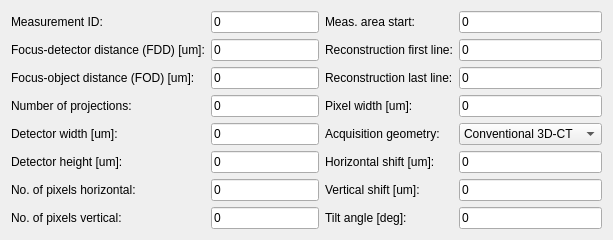
     <widget class="QWidget" name="Meas">
      <attribute name="title">
       <string>Measurement</string>
      </attribute>
      <layout class="QGridLayout" name="gridLayout_2">
       <item row="9" column="0">
        <widget class="QLabel" name="label_14">
         <property name="text">
          <string>No. of pixels vertical:</string>
         </property>
        </widget>
       </item>
       <item row="8" column="0">
        <widget class="QLabel" name="label_25">
         <property name="text">
          <string>No. of pixels horizontal:</string>
         </property>
        </widget>
       </item>
       <item row="0" column="0">
        <widget class="QLabel" name="label_9">
         <property name="text">
          <string>Measurement ID:</string>
         </property>
        </widget>
       </item>
       <item row="6" column="4">
        <widget class="QLabel" name="label_23">
         <property name="text">
          <string>Acquisition geometry:</string>
         </property>
        </widget>
       </item>
       <item row="7" column="1">
        <widget class="QLineEdit" name="MeasDetHeight">
         <property name="text">
          <string>0</string>
         </property>
        </widget>
       </item>
       <item row="8" column="5">
        <widget class="QLineEdit" name="MeasLfShiftV">
         <property name="text">
          <string>0</string>
         </property>
        </widget>
       </item>
       <item row="7" column="4">
        <widget class="QLabel" name="label_20">
         <property name="text">
          <string>Horizontal shift [um]:</string>
         </property>
        </widget>
       </item>
       <item row="2" column="1">
        <widget class="QLineEdit" name="MeasFdd">
         <property name="text">
          <string>0</string>
         </property>
        </widget>
       </item>
       <item row="5" column="1">
        <widget class="QLineEdit" name="MeasProjectionNo">
         <property name="text">
          <string>0</string>
         </property>
        </widget>
       </item>
       <item row="7" column="0">
        <widget class="QLabel" name="label_21">
         <property name="text">
          <string>Detector height [um]:</string>
         </property>
        </widget>
       </item>
       <item row="9" column="4">
        <widget class="QLabel" name="label_17">
         <property name="text">
          <string>Tilt angle [deg]:</string>
         </property>
        </widget>
       </item>
       <item row="0" column="5">
        <widget class="QLineEdit" name="MeasAreaStart">
         <property name="text">
          <string>0</string>
         </property>
        </widget>
       </item>
       <item row="9" column="1">
        <widget class="QLineEdit" name="MeasPixelsV">
         <property name="text">
          <string>0</string>
         </property>
        </widget>
       </item>
       <item row="7" column="5">
        <widget class="QLineEdit" name="MeasLfShiftH">
         <property name="text">
          <string>0</string>
         </property>
        </widget>
       </item>
       <item row="6" column="0">
        <widget class="QLabel" name="label_13">
         <property name="text">
          <string>Detector width [um]:</string>
         </property>
        </widget>
       </item>
       <item row="3" column="1">
        <widget class="QLineEdit" name="MeasFod">
         <property name="text">
          <string>0</string>
         </property>
        </widget>
       </item>
       <item row="3" column="4">
        <widget class="QLabel" name="label_16">
         <property name="text">
          <string>Reconstruction last line:</string>
         </property>
        </widget>
       </item>
       <item row="8" column="1">
        <widget class="QLineEdit" name="MeasPixelsH">
         <property name="text">
          <string>0</string>
         </property>
        </widget>
       </item>
       <item row="5" column="5">
        <widget class="QLineEdit" name="MeasPixelWidth">
         <property name="text">
          <string>0</string>
         </property>
        </widget>
       </item>
       <item row="2" column="0">
        <widget class="QLabel" name="label_10">
         <property name="text">
          <string>Focus-detector distance (FDD) [um]:</string>
         </property>
        </widget>
       </item>
       <item row="8" column="4">
        <widget class="QLabel" name="label_18">
         <property name="text">
          <string>Vertical shift [um]:</string>
         </property>
        </widget>
       </item>
       <item row="3" column="0">
        <widget class="QLabel" name="label_11">
         <property name="text">
          <string>Focus-object distance (FOD) [um]:</string>
         </property>
        </widget>
       </item>
       <item row="6" column="1">
        <widget class="QLineEdit" name="MeasDetWidth">
         <property name="text">
          <string>0</string>
         </property>
        </widget>
       </item>
       <item row="5" column="0">
        <widget class="QLabel" name="label_12">
         <property name="text">
          <string>Number of projections:</string>
         </property>
        </widget>
       </item>
       <item row="0" column="4">
        <widget class="QLabel" name="label_15">
         <property name="text">
          <string>Meas. area start:</string>
         </property>
        </widget>
       </item>
       <item row="0" column="1">
        <widget class="QLineEdit" name="MeasMeasId">
         <property name="text">
          <string>0</string>
         </property>
        </widget>
       </item>
       <item row="9" column="5">
        <widget class="QLineEdit" name="MeasLfTiltAngle">
         <property name="text">
          <string>0</string>
         </property>
        </widget>
       </item>
       <item row="2" column="5">
        <widget class="QLineEdit" name="MeasRecoLineStart">
         <property name="text">
          <string>0</string>
         </property>
        </widget>
       </item>
       <item row="5" column="4">
        <widget class="QLabel" name="label_22">
         <property name="text">
          <string>Pixel width [um]:</string>
         </property>
        </widget>
       </item>
       <item row="2" column="4">
        <widget class="QLabel" name="label_24">
         <property name="text">
          <string>Reconstruction first line:</string>
         </property>
        </widget>
       </item>
       <item row="3" column="5">
        <widget class="QLineEdit" name="MeasRecoLineEnd">
         <property name="text">
          <string>0</string>
         </property>
        </widget>
       </item>
       <item row="6" column="5">
        <widget class="QComboBox" name="MeasUiAcquisitionGeom">
         <item>
          <property name="text">
           <string>Conventional 3D-CT</string>
          </property>
         </item>
         <item>
          <property name="text">
           <string>Swing laminography</string>
          </property>
         </item>
         <item>
          <property name="text">
           <string>Spiral 3D-CT helix</string>
          </property>
         </item>
         <item>
          <property name="text">
           <string>Object Z-shift</string>
          </property>
         </item>
        </widget>
       </item>
      </layout>
     </widget>
